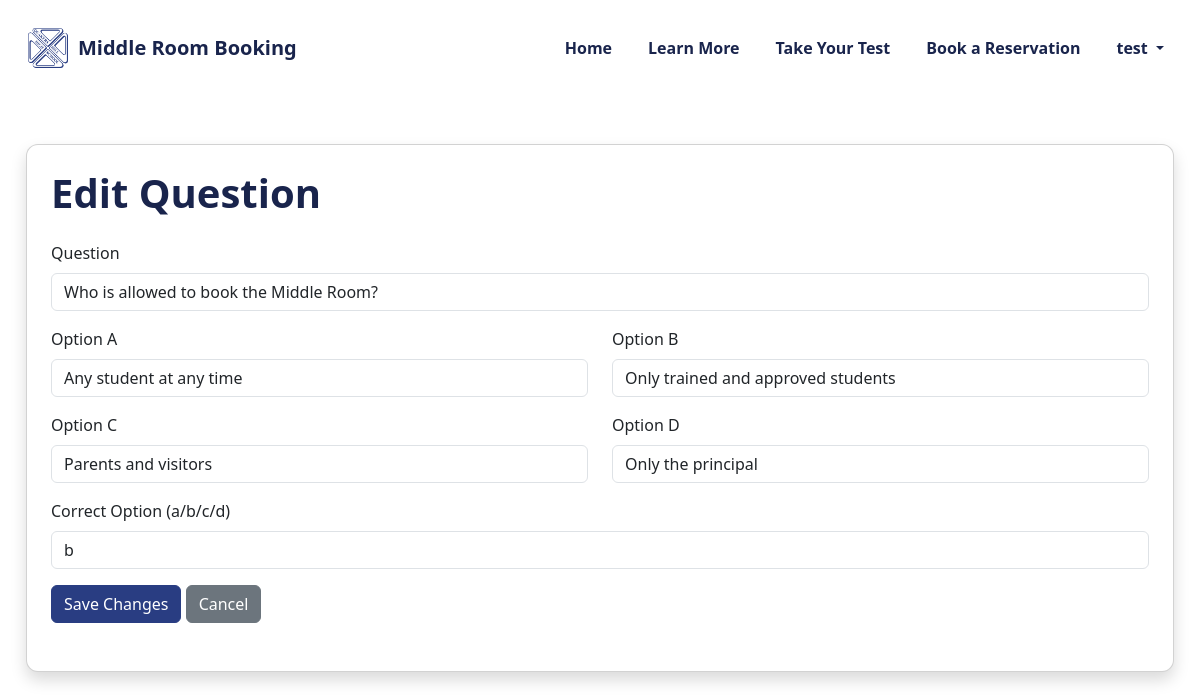
/admin/questions/edit/2 (signed in), run on the app's committed database.
### tables this page shows
CREATE TABLE questions (
    id INTEGER PRIMARY KEY AUTOINCREMENT,
    question TEXT,
    option_a TEXT,
    option_b TEXT,
    option_c TEXT,
    option_d TEXT,
    correct_option TEXT
, position INTEGER DEFAULT 0);

### Everything/app.py (the view, shortened to what this page needs)
@app.route("/admin/questions/edit/<int:id>", methods=["GET", "POST"])
@admin_required
def admin_questions_edit(id):
    db = get_db()
    q = db.execute(
        "SELECT * FROM questions WHERE id = ?", (id,)
    ).fetchone()
    return render_template("admin/edit_question.html", q=q)

### Everything/app.py (called while the page is built)
def admin_required(f):
    @wraps(f)
    def wrapper(*args, **kwargs):
        if not session.get("is_admin"):
            return redirect("/")
        return f(*args, **kwargs)
    return wrapper

### Everything/database/db.py (called while the page is built)
def get_db():
    db = sqlite3.connect("database.db", check_same_thread=False)
    db.row_factory = sqlite3.Row
    db.execute("PRAGMA journal_mode=WAL;")
    db.execute("PRAGMA busy_timeout = 3000;")
    return db

### Everything/templates/admin/edit_question.html
{% include "header.html" %}
<div class="container mt-5 mb-5">
    <div class="card shadow p-4 pb-5" style="border-radius: 12px;">
        <h1 class="mb-4" style="color:#19244c; font-weight:700;">
            Edit Question
        </h1>
        <form method="POST">
            <div class="mb-3">
                <label class="form-label">Question</label>
                <input name="question" class="form-control" value="{{ q.question }}" required>
            </div>
            <div class="row">
                <div class="col-md-6 mb-3">
                    <label class="form-label">Option A</label>
                    <input name="a" class="form-control" value="{{ q.option_a }}" required>
                </div>
                <div class="col-md-6 mb-3">
                    <label class="form-label">Option B</label>
                    <input name="b" class="form-control" value="{{ q.option_b }}" required>
                </div>
                <div class="col-md-6 mb-3">
                    <label class="form-label">Option C</label>
                    <input name="c" class="form-control" value="{{ q.option_c }}" required>
                </div>
                <div class="col-md-6 mb-3">
                    <label class="form-label">Option D</label>
                    <input name="d" class="form-control" value="{{ q.option_d }}" required>
                </div>
            </div>
            <div class="mb-3">
                <label class="form-label">Correct Option (a/b/c/d)</label>
                <input name="correct" class="form-control" value="{{ q.correct_option }}" required>
            </div>
            <button class="btn btn-primary">Save Changes</button>
            <a href="/admin/questions" class="btn btn-secondary">Cancel</a>
        </form>
    </div>
</div>

### Everything/static/styles.css (style rules this page uses)
html, body { margin: 0; padding: 0; width: 100%; overflow-x: hidden; }
.container { width: 100%; max-width: 1200px; margin: 0 auto; padding: 0 16px; }
.card { border-radius: 12px; margin: 10px; }
.btn-primary { background-color: #293D82 !important; border-color: #293D82 !important; }

### data on the page
questions: question "Who is allowed to book the Middle Room?", a "Any student at any time", b "Only trained and approved students", c "Parents and visitors", d "Only the principal", correct "b"

### other printed values
{{ session["user"].split("@")[0] }} "test"
